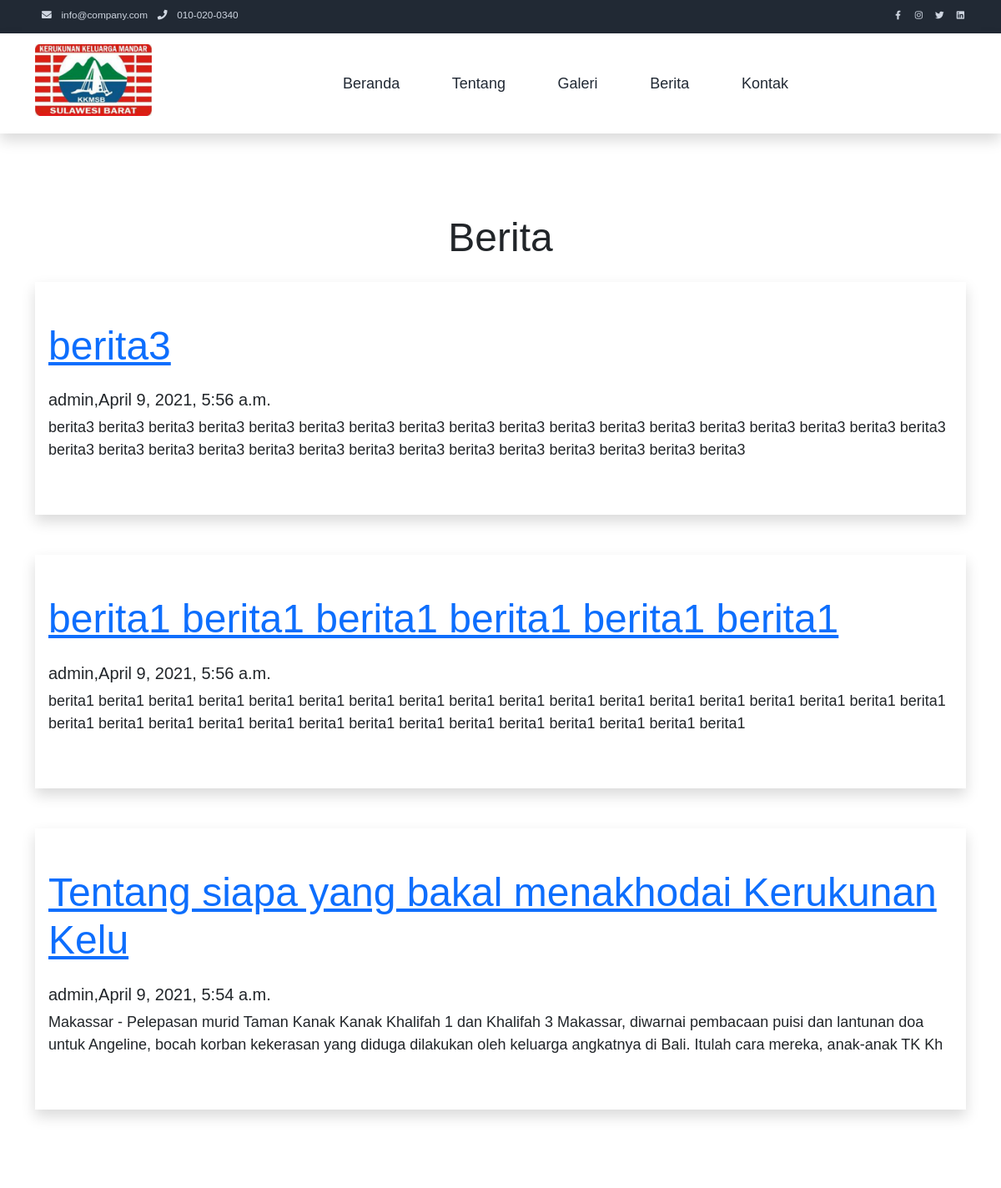
Before: /berita (upper part) with the older database file.
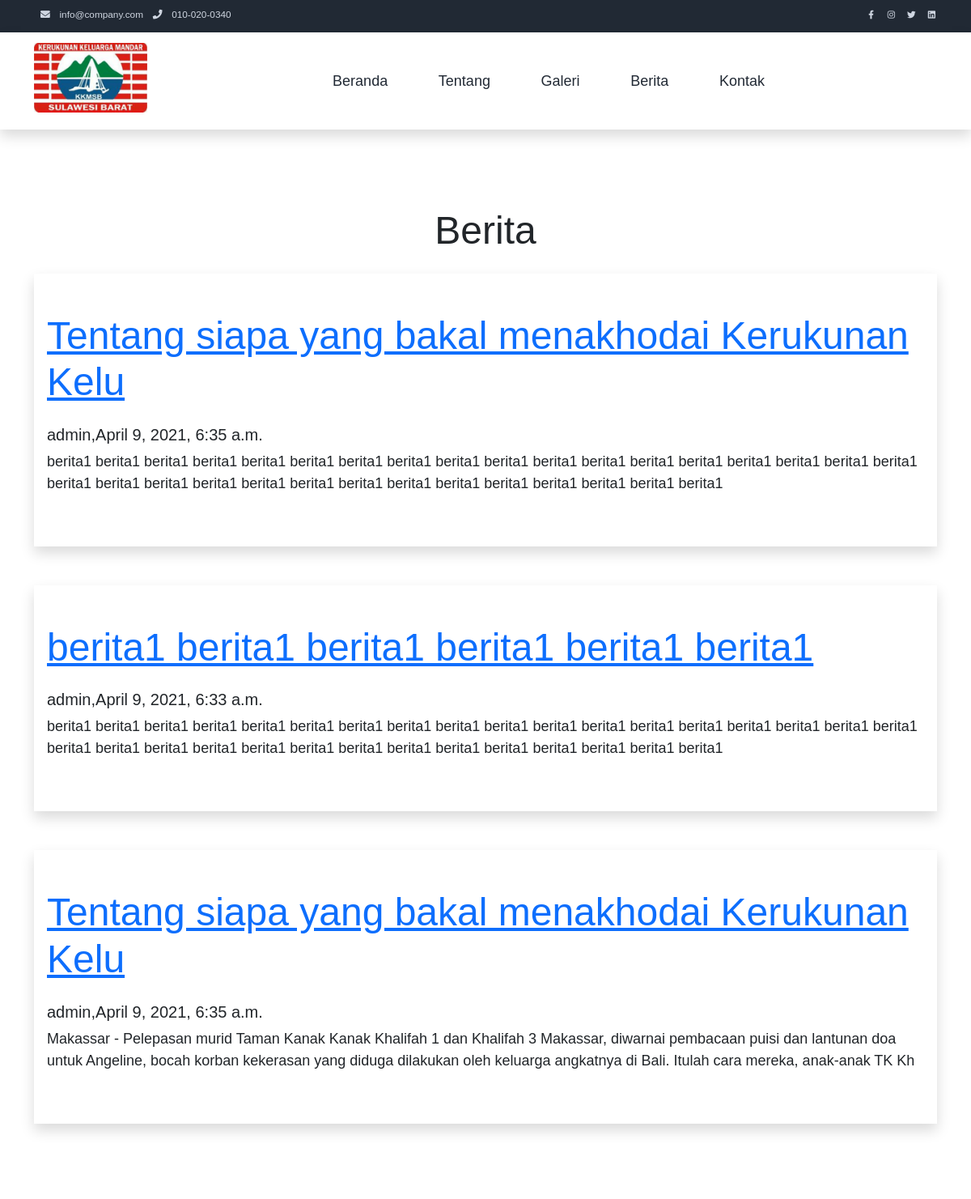
After: the same page with the newer database file.
### web/models.py (models this page shows, shortened)
class berita(models.Model):
    judul_berita = models.CharField(max_length=100)
    author = models.ForeignKey(User, on_delete=models.CASCADE, blank=True, null=True)
    foto_berita = models.FileField(upload_to=_upload_path, blank=True, null=True, validators=[FileExtensionValidator(['jpg']), file_size])
    isi_berita = models.TextField()
    tanggal=models.DateTimeField( auto_now=True, auto_now_add=False)

class User(AbstractUser):
    USER_TYPE_CHOICES = (
        (1, 'admin'),
        (2, 'User'),
    )
    user_type = models.PositiveIntegerField(choices=USER_TYPE_CHOICES, default=1)

### web/views.py (the view)
# urls.py: path('berita', views.Berita, name='berita'),
def Berita(request):
    data_berita= berita.objects.order_by("-id")
    context = {
        'rows1':data_berita,
    }
    return render(request, 'web/berita.html',context)

### templates/web/berita.html (shortened to what this page needs)
{% extends 'web/base.html' %}
{% load static %}
{% block body %}
    <section class="container py-5">
        <div class="row text-center pt-5 pb-3">
            <div class="col-lg-12 m-auto">
                <h1 class="h1">Berita</h1>
            </div>
        </div>
        <div class="col">
            {% for row in rows1 %}
            <div class="col-md-12 col-lg-12 pb-5">
                <div class="card-body h-100 py-5 services-icon-wap shadow">
                <a href="{% url 'detail_berita' pk=row.pk %}">
                    <div class="h1">{{row.judul_berita}}</div>
                    </a>
                    <h2 class="h5 mt-4 text-right">{{row.author}},{{row.tanggal}}</h2>
                    <p>
                    {{row.isi_berita|slice:":255"}}
                    </p>
                </div>
            </div>
            {% endfor %}
        </div>
    </section>
{% endblock body %}

Changed rows visible on the page:
changed berita (number 1 of 3 on the later page): judul_berita "berita3" → "Tentang siapa yang bakal menakhodai Kerukunan Kelu"; tanggal "April 9, 2021, 5:56 a.m." → "April 9, 2021, 6:35 a.m."; isi_berita "berita3 berita3 berita3 berita3 berita3 berita3 berita3 berita3 berita3 berita3 berita3 berita3 berita3 berita3 berita3 berita3 berita3 berita3 berita3 berita3 berita3 berita3 berita3 berita3 berita3 berita3 berita3 berita3 berita3 berita3 berita3 berita3" → "berita1 berita1 berita1 berita1 berita1 berita1 berita1 berita1 berita1 berita1 berita1 berita1 berita1 berita1 berita1 berita1 berita1 berita1 berita1 berita1 berita1 berita1 berita1 berita1 berita1 berita1 berita1 berita1 berita1 berita1 berita1 berita1"
changed berita "berita1 berita1 berita1 berita1 berita1 berita1": tanggal "April 9, 2021, 5:56 a.m." → "April 9, 2021, 6:33 a.m."
changed berita (number 3 of 3 on the later page): tanggal "April 9, 2021, 5:54 a.m." → "April 9, 2021, 6:35 a.m."
